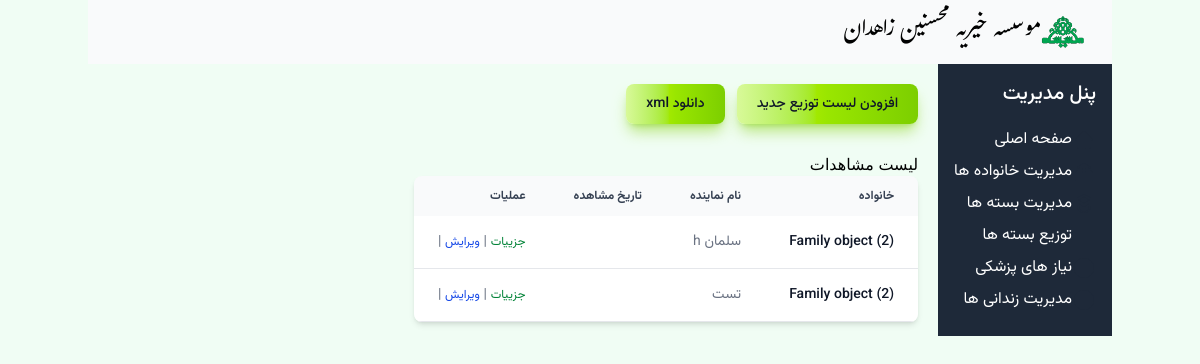
Screenshot of /families/2/observations/ with the database file from the repository.
### Mohsenin/models.py (models this page shows, shortened)
class Observation(models.Model):
    family = models.ForeignKey(Family, on_delete=models.CASCADE)
    agent_name = models.CharField(max_length=100)
    observation_date = models.DateField()
    notes = models.TextField()

class Family(models.Model):
    doc_code = models.IntegerField('شماره پرونده')
    need_level = models.IntegerField('سطح نیاز', default=1, choices=NEED_LEVEL_CHOICE)
    family_type = models.IntegerField('نوع نیازمندی', default=1, choices=FAMILY_TYPE_CHOICES)
    guardian = models.ForeignKey('Person', verbose_name='سرپرست خانوار', on_delete=models.SET_NULL, related_name='guardianship', null=True)
    address = models.CharField('آدرس',max_length=255)
    contact_number = models.CharField('شماره تماس',max_length=15, blank=True, null=True)
    postal_code = models.CharField('کدپستی',max_length=10, blank=True, null= True)
    distlist = models.ForeignKey(Dist, verbose_name='لیست توزیع',on_delete=models.SET_NULL, null=True)
    is_active = models.BooleanField('تحت پوشش',default=True)  # To track if the family is currently receiving support

### Mohsenin/views.py (the view)
# urls.py: path('families/<int:family_id>/observations/', views.ObservationListView.as_view(), name='observation_list'),
class ObservationListView(View):
    def get(self, request, family_id):
        family = get_object_or_404(Family, id=family_id)
        observations = family.observation_set.all()
        for observation in observations:
            observation.observation_date = conver_solar_date(observation.observation_date)
        return render(request, 'observations/observation_list.html', {'family': family, 'observations': observations})

### Mohsenin/views.py (called while the page is built)
def conver_solar_date(date):
    return jdatetime.datetime.fromgregorian(datetime=date).strftime("%Y/%m/%d")

### Mohsenin/templates/observations/observation_list.html
{% extends "base.html" %}
{% block content %}
<div class="py-5 vazir-medium no-print">
<button type="button" class="text-gray-900 bg-gradient-to-r from-lime-200 via-lime-400 to-lime-500 hover:bg-gradient-to-br focus:ring-4 focus:outline-none focus:ring-lime-300 dark:focus:ring-lime-800 shadow-lg shadow-lime-500/50 dark:shadow-lg dark:shadow-lime-800/80 font-medium rounded-lg text-sm px-5 py-2.5 text-center me-2 mb-2"><a href="{% url 'observation_create' family.id %}">افزودن لیست توزیع جدید</a></button>
<button type="button" class="text-gray-900 bg-gradient-to-r from-lime-200 via-lime-400 to-lime-500 hover:bg-gradient-to-br focus:ring-4 focus:outline-none focus:ring-lime-300 dark:focus:ring-lime-800 shadow-lg shadow-lime-500/50 dark:shadow-lg dark:shadow-lime-800/80 font-medium rounded-lg text-sm px-5 py-2.5 text-center me-2 mb-2"><a href="{% url 'download_observation' %}">دانلود xml</a></button>
</div>
<h2>لیست مشاهدات</h2>
<div class="relative overflow-x-auto shadow-md sm:rounded-lg">
<table class="w-full text-sm text-left rtl:text-right text-gray-500 dark:text-gray-400">
    <thead class="text-xs text-gray-700 uppercase bg-gray-50 dark:bg-gray-700 dark:text-gray-400">
    <tr class='vazir-semibold'>
        <th scope="col" class="px-6 py-3 text-end">خانواده</th>
        <th scope="col" class="px-6 py-3 text-right">نام نماینده</th>
        <th scope="col" class="px-6 py-3 text-right">تاریخ مشاهده</th>
        <th scope="col" class="px-6 py-3 text-right">عملیات</th>
    </tr>
</thead>
<tbody>
    {% for observation in observations %}
    <tr class="bg-white border-b dark:bg-gray-800 dark:border-gray-700 border-gray-200 hover:bg-gray-50 dark:hover:bg-gray-600 vazir-normal">
        <th scope="row" class="px-6 py-4 font-medium text-gray-900 whitespace-nowrap dark:text-white">{{ observation.family }}</th>
        <td class="px-6 py-4">{{ observation.agent_name }}</td>
        <td class="px-6 py-4">{{ observation.observation_date }}</td>
        <td  class="px-6 py-4 no-print">
            <a href="{% url 'observation_detail' family.id observation.id %}" class="text-green-700 text-xs">جزییات</a> |
            <a href="{% url 'observation_update' family.id observation.id %}" class="text-blue-700 text-xs">ویرایش</a> |
            </td>
    </tr>
    {% endfor %}
</tbody>
</table>
</div>
{% endblock %}

### rows the page displays
Observation: family "Family object (2)", agent_name "سلمان h"
Observation: family "Family object (2)", agent_name "تست"
